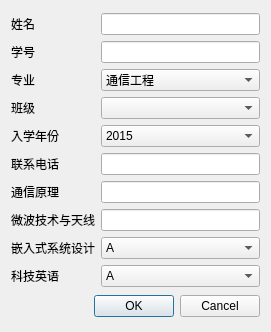
<?xml version="1.0" encoding="UTF-8"?>
<ui version="4.0">
 <class>MYDialog</class>
 <widget class="QDialog" name="MYDialog">
  <property name="geometry">
   <rect>
    <x>0</x>
    <y>0</y>
    <width>271</width>
    <height>332</height>
   </rect>
  </property>
  <property name="windowTitle">
   <string>添加一条记录</string>
  </property>
  <property name="styleSheet">
   <string notr="true">background-image: url(:/image/background2.png);</string>
  </property>
  <layout class="QVBoxLayout" name="verticalLayout">
   <item>
    <layout class="QGridLayout" name="gridLayout">
     <item row="0" column="0">
      <widget class="QLabel" name="label">
       <property name="text">
        <string>姓名</string>
       </property>
      </widget>
     </item>
     <item row="0" column="1">
      <widget class="QLineEdit" name="edtName"/>
     </item>
     <item row="1" column="0">
      <widget class="QLabel" name="label_2">
       <property name="text">
        <string>学号</string>
       </property>
      </widget>
     </item>
     <item row="1" column="1">
      <widget class="QLineEdit" name="edtID"/>
     </item>
     <item row="2" column="0">
      <widget class="QLabel" name="label_3">
       <property name="text">
        <string>专业</string>
       </property>
      </widget>
     </item>
     <item row="2" column="1">
      <widget class="QComboBox" name="cbMajor">
       <item>
        <property name="text">
         <string>通信工程</string>
        </property>
       </item>
      </widget>
     </item>
     <item row="3" column="0">
      <widget class="QLabel" name="label_4">
       <property name="text">
        <string>班级</string>
       </property>
      </widget>
     </item>
     <item row="3" column="1">
      <widget class="QComboBox" name="cbClass"/>
     </item>
     <item row="4" column="0">
      <widget class="QLabel" name="label_9">
       <property name="text">
        <string>入学年份</string>
       </property>
      </widget>
     </item>
     <item row="4" column="1">
      <widget class="QComboBox" name="cbYear">
       <item>
        <property name="text">
         <string>2015</string>
        </property>
       </item>
       <item>
        <property name="text">
         <string>2016</string>
        </property>
       </item>
       <item>
        <property name="text">
         <string>2017</string>
        </property>
       </item>
       <item>
        <property name="text">
         <string>2018</string>
        </property>
       </item>
      </widget>
     </item>
     <item row="5" column="0">
      <widget class="QLabel" name="label_10">
       <property name="text">
        <string>联系电话</string>
       </property>
      </widget>
     </item>
     <item row="5" column="1">
      <widget class="QLineEdit" name="edtPhone"/>
     </item>
     <item row="6" column="0">
      <widget class="QLabel" name="label1">
       <property name="text">
        <string>通信原理</string>
       </property>
      </widget>
     </item>
     <item row="6" column="1">
      <widget class="QLineEdit" name="score1"/>
     </item>
     <item row="7" column="0">
      <widget class="QLabel" name="label2">
       <property name="text">
        <string>微波技术与天线</string>
       </property>
      </widget>
     </item>
     <item row="7" column="1">
      <widget class="QLineEdit" name="score2"/>
     </item>
     <item row="8" column="0">
      <widget class="QLabel" name="label3">
       <property name="text">
        <string>嵌入式系统设计</string>
       </property>
      </widget>
     </item>
     <item row="8" column="1">
      <widget class="QComboBox" name="cbscore1">
       <item>
        <property name="text">
         <string>A</string>
        </property>
       </item>
       <item>
        <property name="text">
         <string>B</string>
        </property>
       </item>
       <item>
        <property name="text">
         <string>C</string>
        </property>
       </item>
       <item>
        <property name="text">
         <string>D</string>
        </property>
       </item>
       <item>
        <property name="text">
         <string>E</string>
        </property>
       </item>
      </widget>
     </item>
     <item row="9" column="0">
      <widget class="QLabel" name="label4">
       <property name="text">
        <string>科技英语</string>
       </property>
      </widget>
     </item>
     <item row="9" column="1">
      <widget class="QComboBox" name="cbscore2">
       <item>
        <property name="text">
         <string>A</string>
        </property>
       </item>
       <item>
        <property name="text">
         <string>B</string>
        </property>
       </item>
       <item>
        <property name="text">
         <string>C</string>
        </property>
       </item>
       <item>
        <property name="text">
         <string>D</string>
        </property>
       </item>
       <item>
        <property name="text">
         <string>E</string>
        </property>
       </item>
      </widget>
     </item>
    </layout>
   </item>
   <item>
    <widget class="QDialogButtonBox" name="buttonBox">
     <property name="orientation">
      <enum>Qt::Horizontal</enum>
     </property>
     <property name="standardButtons">
      <set>QDialogButtonBox::Cancel|QDialogButtonBox::Ok</set>
     </property>
    </widget>
   </item>
  </layout>
 </widget>
 <resources/>
 <connections>
  <connection>
   <sender>buttonBox</sender>
   <signal>accepted()</signal>
   <receiver>MYDialog</receiver>
   <slot>accept()</slot>
   <hints>
    <hint type="sourcelabel">
     <x>248</x>
     <y>254</y>
    </hint>
    <hint type="destinationlabel">
     <x>157</x>
     <y>274</y>
    </hint>
   </hints>
  </connection>
  <connection>
   <sender>buttonBox</sender>
   <signal>rejected()</signal>
   <receiver>MYDialog</receiver>
   <slot>reject()</slot>
   <hints>
    <hint type="sourcelabel">
     <x>316</x>
     <y>260</y>
    </hint>
    <hint type="destinationlabel">
     <x>286</x>
     <y>274</y>
    </hint>
   </hints>
  </connection>
 </connections>
</ui>
